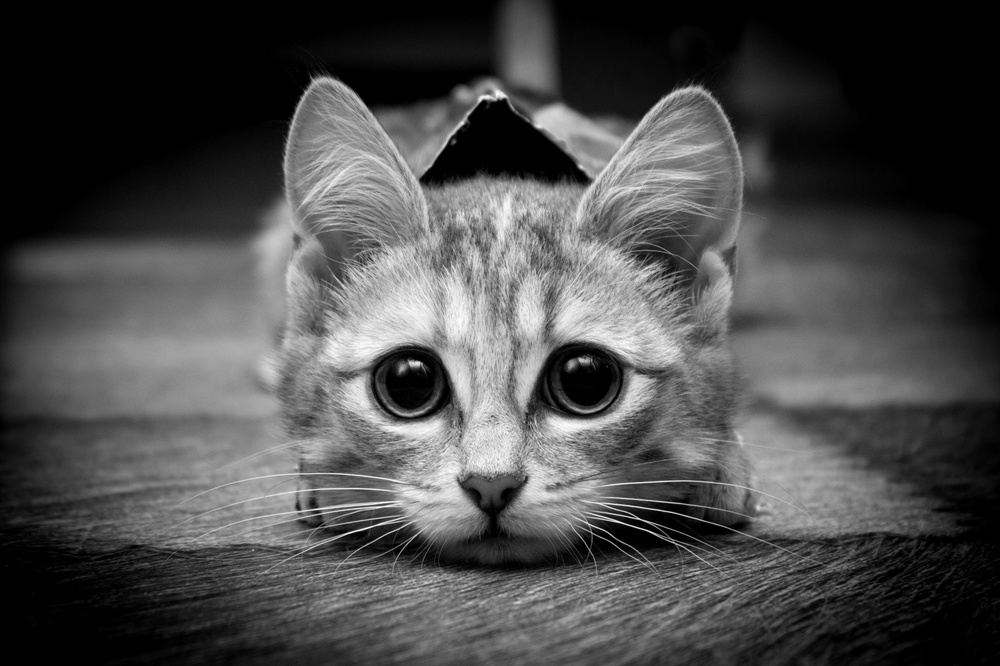
#> input picture SaltAndPaper/data/Kity.jpg, 1000 x 666 px, shrunk from 1800 x 1199 before the run
$ jupyter execute --allow-errors 'соооль.ipynb'
#> lines starting #> are read from the running program, lines starting #| are printed output that depends on the picture; after the words box and inside, x2 and y2 are one past the last pixel; in counts of white or black regions, pixels touching at a corner belong together; long printed decimals are rounded
#> further down, img is the input picture: shape (666, 1000); min 0, max 255, mean 74
[cell 1]
import random
import cv2
import os
import numpy as np
import matplotlib.pyplot as plt

# Параметры
BASEDIR = "./data"
IMAGE_PATH = os.path.join(BASEDIR, "Kity.jpg")  # Путь к изображению
NOISE_PERCENTAGE = 0.1  # Процент шума

WINDOW_SIZE = 3

# Функция для добавления шума "соль и перец"
def add_noise(img, noise_percentage):
#> called with noise_percentage = 0.1
    row, col = img.shape
#> row = 666; col = 1000
    total_pixels = row * col
#> total_pixels = 666000
    number_of_noise_pixels = int(total_pixels * noise_percentage)  # Количество пикселей с шумом
#> number_of_noise_pixels = 66600

    for _ in range(number_of_noise_pixels // 2):
        y_coord = random.randint(0, row - 1)
        x_coord = random.randint(0, col - 1)
        img[y_coord][x_coord] = 255  # белый пиксель
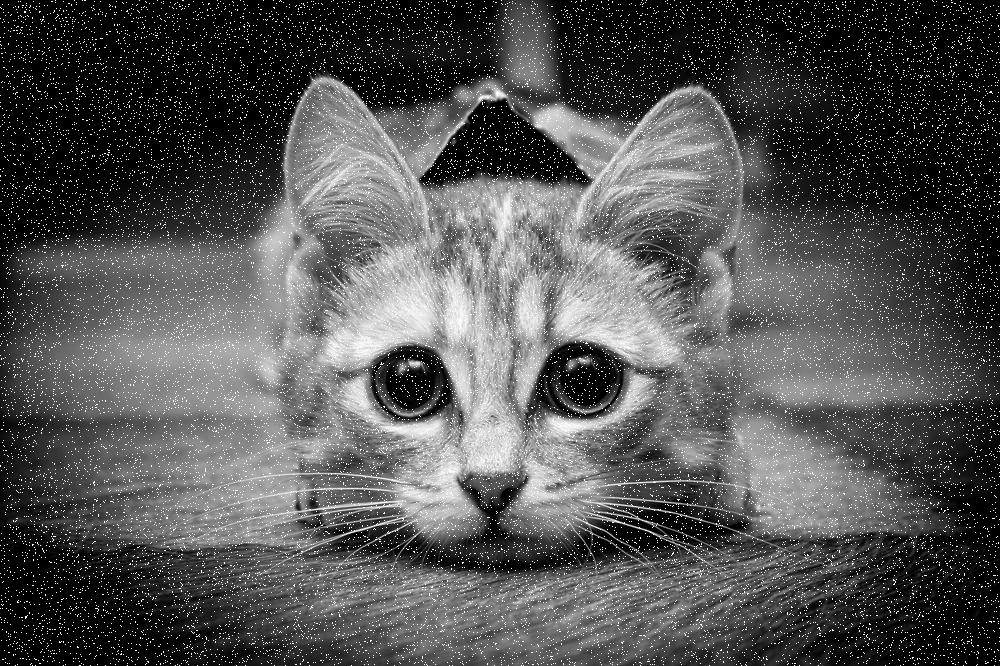
#> img: shape (666, 1000); min 0, max 255, mean 82.9

    for _ in range(number_of_noise_pixels // 2):
        y_coord = random.randint(0, row - 1)
        x_coord = random.randint(0, col - 1)
        img[y_coord][x_coord] = 0  # черный пиксель
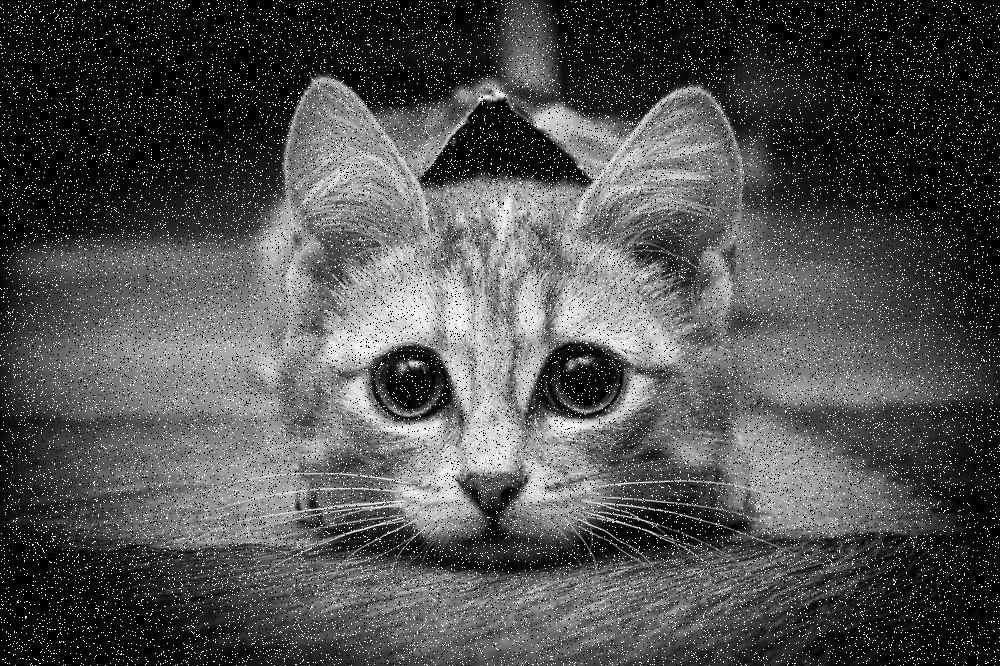
#> img: shape (666, 1000); 4.03% of pixels changed, all inside (x1, y1, x2, y2) = (0, 0, 1000, 666)

    return img

# Функция для медианного фильтра
def median_filter_cpu(input_image: np.array, window_size=WINDOW_SIZE) -> np.array:
#> called with window_size = 3
    height, width = input_image.shape
#> height = 666; width = 1000
    mask = []
    counter = window_size // 2
    out_image = np.zeros((height, width))

    for x in range(height):
        for y in range(width):
            for i in range(window_size):
                if x + i - counter < 0 or x + i - counter > height - 1:
                    for j in range(window_size):
                        mask.append(0)
                else:
                    if y + i - counter < 0 or y + counter > width - 1:
                        mask.append(0)
                    else:
                        for j in range(window_size):
                            mask.append(input_image[x + i - counter][y + j - counter])

            mask.sort()
            out_image[x][y] = mask[len(mask) // 2]
            mask = []
    return out_image

# Функция для расчета MSE
def calculate_mse(original, filtered):
    return np.mean((original - filtered) ** 2)

# Основной код
if not os.path.exists(BASEDIR):
    os.makedirs(BASEDIR)

# Загружаем изображение
img = cv2.imread(IMAGE_PATH, cv2.IMREAD_GRAYSCALE)

if img is None:
    print("Ошибка: не удалось загрузить изображение. Проверьте путь к файлу.")
    exit()

# Добавление шума
noisy_img = add_noise(img.copy(), NOISE_PERCENTAGE)
cv2.imwrite(os.path.join(BASEDIR, "noisy_image.jpg"), noisy_img)

# Применение медианного фильтра
filtered_img = median_filter_cpu(noisy_img)
cv2.imwrite(os.path.join(BASEDIR, "filtered_image.jpg"), filtered_img)

# Расчет MSE
mse_value = calculate_mse(img, filtered_img)
#> mse_value = 46.99
print(f"Среднеквадратичная ошибка (MSE): {mse_value}")
#| Среднеквадратичная ошибка (MSE): 46.994

# Построение графиков
plt.figure(figsize=(15, 5))


plt.subplot(1, 4, 2)
plt.title("Изображение с шумом")
plt.imshow(noisy_img, cmap='gray')
plt.axis('off')

plt.subplot(1, 4, 3)
plt.title("Изображение после медианного фильтра")
plt.imshow(filtered_img, cmap='gray')
plt.axis('off')


plt.tight_layout()
plt.show()# Параметры
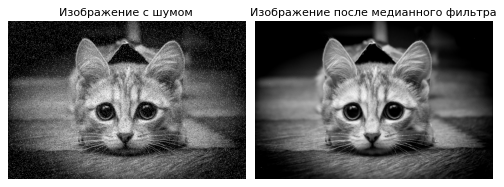
#> figure drawn by matplotlib, 2 panels
BASEDIR = "./data"
IMAGE_PATH = os.path.join(BASEDIR, "Kity.jpg")  # Путь к изображению
NOISE_PERCENTAGE = 0.3  # Процент шума
WINDOW_SIZE = 3

# Функция для добавления шума "соль и перец"
def add_noise(img, noise_percentage):
    row, col = img.shape
    total_pixels = row * col
    number_of_noise_pixels = int(total_pixels * noise_percentage)  # Количество пикселей с шумом

    for _ in range(number_of_noise_pixels // 2):
        y_coord = random.randint(0, row - 1)
        x_coord = random.randint(0, col - 1)
        img[y_coord][x_coord] = 255  # белый пиксель

    for _ in range(number_of_noise_pixels // 2):
        y_coord = random.randint(0, row - 1)
        x_coord = random.randint(0, col - 1)
        img[y_coord][x_coord] = 0  # черный пиксель

    return img

# Функция для медианного фильтра на GPU
#> (the rest of this cell did not finish here and is left out)

[cell 2]
# График восстановления
plt.figure(figsize=(8, 6))
plt.title("График восстановления изображения")
plt.scatter(filtered_img.flatten(), img.flatten(), alpha=0.5)
plt.plot([0, 255], [0, 255], 'r--')  # Линия идеального восстановления
plt.xlabel("Восстановленное значение")
plt.ylabel("Оригинальное значение")
plt.axis('equal')
plt.xlim(0, 255)
plt.ylim(0, 255)
plt.grid()
plt.show()
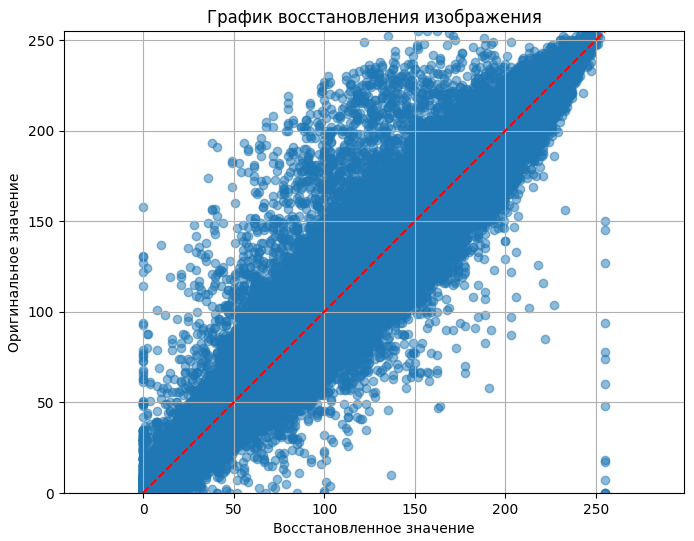
#> figure drawn by matplotlib, 1 panel
